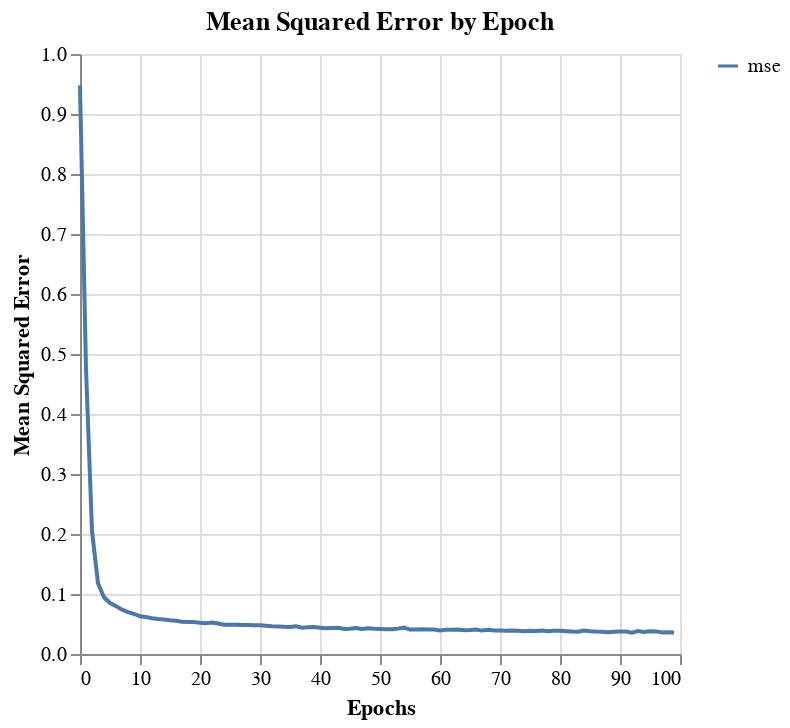
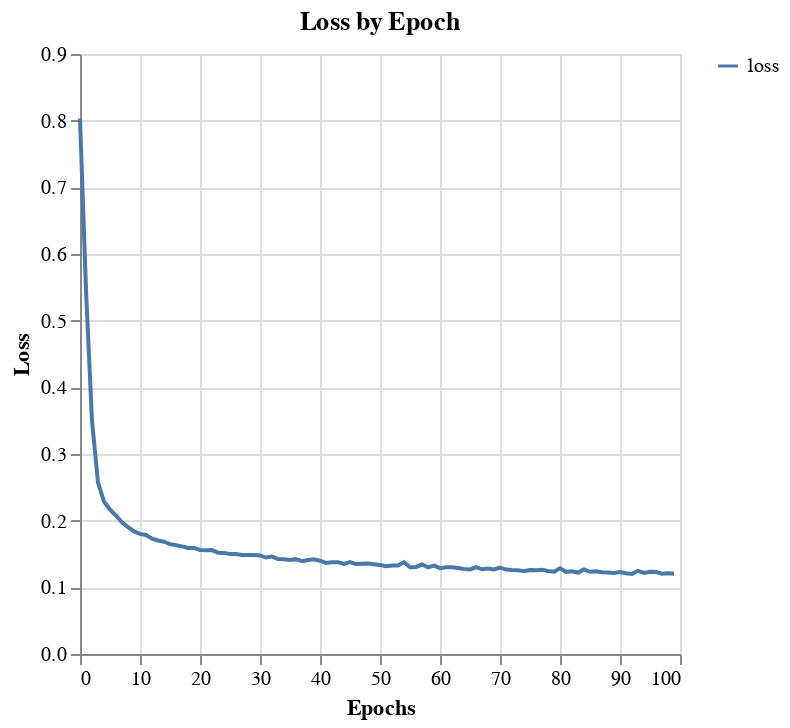

The notebook cell saved with these charts, in order:
### Code cell
name= 'epoch_test'
history_df = pl.DataFrame(fit.history)
history_df = history_df.with_row_index()
history_df
plot_model_history(history_df, feature='mse', name=name)
plot_model_history(history_df, feature='loss', name=name)

### Figure 1 — Vega-Lite specification as saved in the notebook (floating-point values rounded to 4 significant figures)
{"config": {"view": {"continuousWidth": 300, "continuousHeight": 300}}, "repeat": {"layer": ["mse"]}, "spec": {"data": {"name": "data-f79bd1ff9ebb1457704e343f6f0bae87"}, "mark": {"type": "line"}, "encoding": {"color": {"datum": {"repeat": "layer"}}, "x": {"field": "index", "title": "Epochs", "type": "quantitative"}, "y": {"field": {"repeat": "layer"}, "title": "Mean Squared Error", "type": "quantitative"}}}, "title": "Mean Squared Error by Epoch", "$schema": "https://vega.github.io/schema/vega-lite/v5.20.1.json", "datasets": {"data-f79bd1ff9ebb1457704e343f6f0bae87": [{"index": 0, "mse": 0.9475}, {"index": 1, "mse": 0.4754}, {"index": 2, "mse": 0.2051}, {"index": 3, "mse": 0.118}, {"index": 4, "mse": 0.09455}, {"index": 5, "mse": 0.08491}, {"index": 6, "mse": 0.0798}, {"index": 7, "mse": 0.07398}, {"index": 8, "mse": 0.06985}, {"index": 9, "mse": 0.06677}, {"index": 10, "mse": 0.06288}, {"index": 11, "mse": 0.06179}, {"index": 12, "mse": 0.05963}, {"index": 13, "mse": 0.05831}, {"index": 14, "mse": 0.05732}, {"index": 15, "mse": 0.05613}, {"index": 16, "mse": 0.05526}, {"index": 17, "mse": 0.05376}, {"index": 18, "mse": 0.05334}, {"index": 19, "mse": 0.05318}, {"index": 20, "mse": 0.05202}, {"index": 21, "mse": 0.05145}, {"index": 22, "mse": 0.05239}, {"index": 23, "mse": 0.05078}, {"index": 24, "mse": 0.04889}, {"index": 25, "mse": 0.04896}, {"index": 26, "mse": 0.04878}, {"index": 27, "mse": 0.04833}, {"index": 28, "mse": 0.04818}, {"index": 29, "mse": 0.04796}, {"index": 30, "mse": 0.04773}, {"index": 31, "mse": 0.047}, {"index": 32, "mse": 0.04635}, {"index": 33, "mse": 0.04598}, {"index": 34, "mse": 0.04528}, {"index": 35, "mse": 0.0451}, {"index": 36, "mse": 0.04604}, {"index": 37, "mse": 0.04383}, {"index": 38, "mse": 0.04473}, {"index": 39, "mse": 0.04517}, {"index": 40, "mse": 0.04378}, {"index": 41, "mse": 0.04303}, {"index": 42, "mse": 0.0435}, {"index": 43, "mse": 0.0437}, {"index": 44, "mse": 0.04174}, {"index": 45, "mse": 0.04223}, {"index": 46, "mse": 0.04326}, {"index": 47, "mse": 0.0418}, {"index": 48, "mse": 0.04283}, {"index": 49, "mse": 0.04213}, {"index": 50, "mse": 0.04169}, {"index": 51, "mse": 0.04121}, {"index": 52, "mse": 0.04133}, {"index": 53, "mse": 0.0423}, {"index": 54, "mse": 0.04389}, {"index": 55, "mse": 0.04066}, {"index": 56, "mse": 0.04076}, {"index": 57, "mse": 0.04119}, {"index": 58, "mse": 0.04091}, {"index": 59, "mse": 0.04068}, {"index": 60, "mse": 0.03913}, {"index": 61, "mse": 0.04047}, {"index": 62, "mse": 0.04037}, {"index": 63, "mse": 0.04094}, {"index": 64, "mse": 0.03976}, {"index": 65, "mse": 0.03997}, {"index": 66, "mse": 0.04073}, {"index": 67, "mse": 0.03901}, {"index": 68, "mse": 0.04028}, {"index": 69, "mse": 0.03919}, {"index": 70, "mse": 0.03934}, {"index": 71, "mse": 0.03895}, {"index": 72, "mse": 0.03914}, {"index": 73, "mse": 0.03881}, {"index": 74, "mse": 0.03779}, {"index": 75, "mse": 0.03872}, {"index": 76, "mse": 0.03824}, {"index": 77, "mse": 0.03904}, {"index": 78, "mse": 0.03781}, {"index": 79, "mse": 0.03864}, {"index": 80, "mse": 0.03855}, {"index": 81, "mse": 0.03785}, {"index": 82, "mse": 0.03733}, {"index": 83, "mse": 0.03708}, {"index": 84, "mse": 0.03924}, {"index": 85, "mse": 0.03798}, {"index": 86, "mse": 0.03735}, {"index": 87, "mse": 0.03697}, {"index": 88, "mse": 0.03633}, {"index": 89, "mse": 0.03707}, {"index": 90, "mse": 0.03768}, {"index": 91, "mse": 0.03735}, {"index": 92, "mse": 0.03555}, {"index": 93, "mse": 0.03813}, {"index": 94, "mse": 0.03688}, {"index": 95, "mse": 0.03803}, {"index": 96, "mse": 0.03769}, {"index": 97, "mse": 0.03598}, {"index": 98, "mse": 0.0364}, {"index": 99, "mse": 0.03586}]}}

### Figure 2 — Vega-Lite specification as saved in the notebook (floating-point values rounded to 4 significant figures)
{"config": {"view": {"continuousWidth": 300, "continuousHeight": 300}}, "repeat": {"layer": ["loss"]}, "spec": {"data": {"name": "data-9655dd827c2232ecddce0723740e293e"}, "mark": {"type": "line"}, "encoding": {"color": {"datum": {"repeat": "layer"}}, "x": {"field": "index", "title": "Epochs", "type": "quantitative"}, "y": {"field": {"repeat": "layer"}, "title": "Loss", "type": "quantitative"}}}, "title": "Loss by Epoch", "$schema": "https://vega.github.io/schema/vega-lite/v5.20.1.json", "datasets": {"data-9655dd827c2232ecddce0723740e293e": [{"index": 0, "loss": 0.8031}, {"index": 1, "loss": 0.5456}, {"index": 2, "loss": 0.3498}, {"index": 3, "loss": 0.2571}, {"index": 4, "loss": 0.2287}, {"index": 5, "loss": 0.2164}, {"index": 6, "loss": 0.2074}, {"index": 7, "loss": 0.1975}, {"index": 8, "loss": 0.1904}, {"index": 9, "loss": 0.1838}, {"index": 10, "loss": 0.1802}, {"index": 11, "loss": 0.1785}, {"index": 12, "loss": 0.173}, {"index": 13, "loss": 0.1703}, {"index": 14, "loss": 0.1684}, {"index": 15, "loss": 0.1648}, {"index": 16, "loss": 0.1631}, {"index": 17, "loss": 0.1615}, {"index": 18, "loss": 0.1591}, {"index": 19, "loss": 0.1591}, {"index": 20, "loss": 0.156}, {"index": 21, "loss": 0.1555}, {"index": 22, "loss": 0.1559}, {"index": 23, "loss": 0.152}, {"index": 24, "loss": 0.1517}, {"index": 25, "loss": 0.1502}, {"index": 26, "loss": 0.15}, {"index": 27, "loss": 0.1486}, {"index": 28, "loss": 0.1486}, {"index": 29, "loss": 0.1484}, {"index": 30, "loss": 0.1478}, {"index": 31, "loss": 0.1447}, {"index": 32, "loss": 0.1462}, {"index": 33, "loss": 0.1425}, {"index": 34, "loss": 0.1423}, {"index": 35, "loss": 0.1411}, {"index": 36, "loss": 0.1423}, {"index": 37, "loss": 0.1393}, {"index": 38, "loss": 0.1411}, {"index": 39, "loss": 0.142}, {"index": 40, "loss": 0.14}, {"index": 41, "loss": 0.1367}, {"index": 42, "loss": 0.1376}, {"index": 43, "loss": 0.1378}, {"index": 44, "loss": 0.1351}, {"index": 45, "loss": 0.1379}, {"index": 46, "loss": 0.1349}, {"index": 47, "loss": 0.1355}, {"index": 48, "loss": 0.1357}, {"index": 49, "loss": 0.1348}, {"index": 50, "loss": 0.1337}, {"index": 51, "loss": 0.1316}, {"index": 52, "loss": 0.1326}, {"index": 53, "loss": 0.1326}, {"index": 54, "loss": 0.1376}, {"index": 55, "loss": 0.13}, {"index": 56, "loss": 0.1305}, {"index": 57, "loss": 0.1342}, {"index": 58, "loss": 0.1301}, {"index": 59, "loss": 0.1325}, {"index": 60, "loss": 0.1287}, {"index": 61, "loss": 0.1302}, {"index": 62, "loss": 0.1301}, {"index": 63, "loss": 0.1289}, {"index": 64, "loss": 0.1277}, {"index": 65, "loss": 0.1269}, {"index": 66, "loss": 0.1304}, {"index": 67, "loss": 0.1271}, {"index": 68, "loss": 0.1281}, {"index": 69, "loss": 0.127}, {"index": 70, "loss": 0.1297}, {"index": 71, "loss": 0.1267}, {"index": 72, "loss": 0.126}, {"index": 73, "loss": 0.1258}, {"index": 74, "loss": 0.1242}, {"index": 75, "loss": 0.1261}, {"index": 76, "loss": 0.1255}, {"index": 77, "loss": 0.1264}, {"index": 78, "loss": 0.1244}, {"index": 79, "loss": 0.1235}, {"index": 80, "loss": 0.1287}, {"index": 81, "loss": 0.1232}, {"index": 82, "loss": 0.1242}, {"index": 83, "loss": 0.1222}, {"index": 84, "loss": 0.1267}, {"index": 85, "loss": 0.1233}, {"index": 86, "loss": 0.1242}, {"index": 87, "loss": 0.1225}, {"index": 88, "loss": 0.1222}, {"index": 89, "loss": 0.1217}, {"index": 90, "loss": 0.1228}, {"index": 91, "loss": 0.1213}, {"index": 92, "loss": 0.1201}, {"index": 93, "loss": 0.1248}, {"index": 94, "loss": 0.1215}, {"index": 95, "loss": 0.1234}, {"index": 96, "loss": 0.1229}, {"index": 97, "loss": 0.1203}, {"index": 98, "loss": 0.121}, {"index": 99, "loss": 0.1205}]}}
